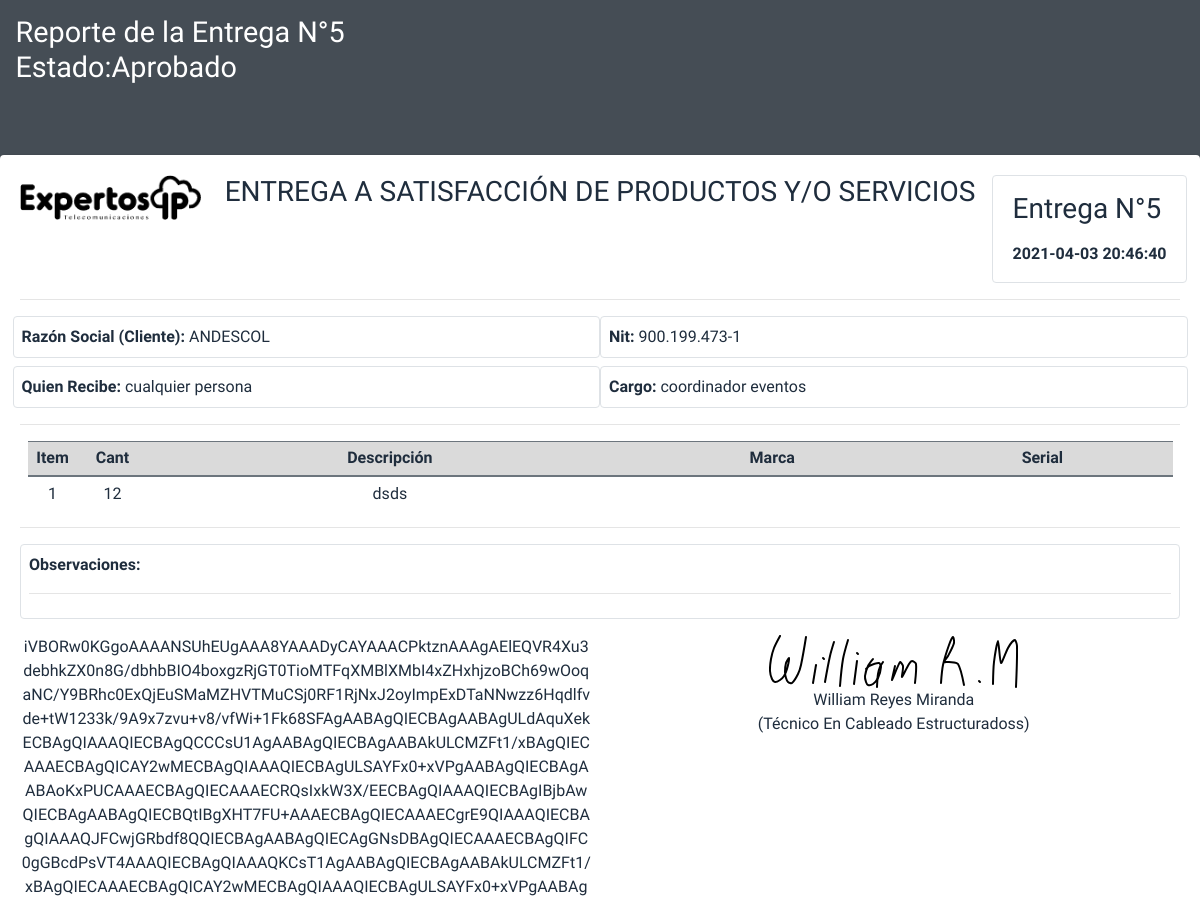
Before: /sistema/reporteEntrega.php?id=5 (signed in, upper part) with the older database file.
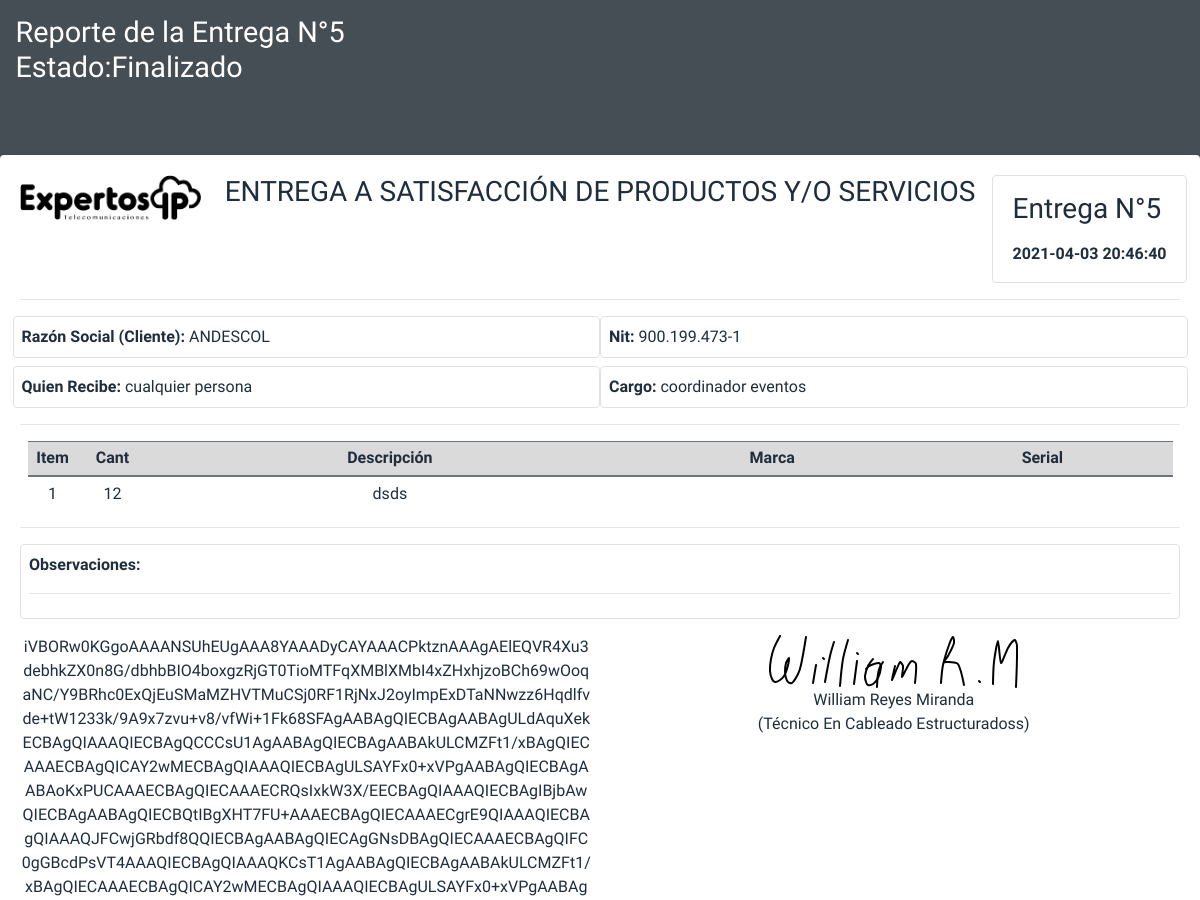
After: the same page with the newer database file.
### tables this page shows
CREATE TABLE `entregas` (
  `id_entrega` int(11) NOT NULL,
  `empresa` int(11) NOT NULL,
  `empleado` int(11) NOT NULL,
  `usuario` int(11) NOT NULL,
  `observaciones` text DEFAULT NULL,
  `estado_entrega` int(11) DEFAULT NULL,
  `fecha_ingreso` datetime NOT NULL DEFAULT current_timestamp(),
  `firma_empleado` text DEFAULT NULL
);

CREATE TABLE `estado_entrega` (
  `id_estado` int(11) NOT NULL,
  `nombre_estado` varchar(20) DEFAULT NULL
);

CREATE TABLE `empresas` (
  `id_empresa` int(11) NOT NULL,
  `nombre_empresa` varchar(200) NOT NULL,
  `nit_empresa` varchar(50) NOT NULL,
  `estado_empresa` int(11) NOT NULL DEFAULT 1
);

CREATE TABLE `empleados` (
  `id_empleado` int(11) NOT NULL,
  `empresa` int(11) NOT NULL,
  `nombre_empleado` varchar(50) NOT NULL,
  `cargo_empleado` varchar(50) DEFAULT NULL,
  `correo_empleado` varchar(100) DEFAULT NULL,
  `estado_empleado` int(11) NOT NULL DEFAULT 1
);

CREATE TABLE `entregas_productos` (
  `id_producto` int(11) NOT NULL,
  `entrega` int(11) NOT NULL,
  `cantidad` int(11) DEFAULT NULL,
  `descripcion` varchar(100) DEFAULT NULL,
  `marca` varchar(100) DEFAULT NULL,
  `serial` varchar(100) DEFAULT NULL
);

CREATE TABLE `usuario` (
  `id_usuario` int(11) NOT NULL,
  `nombre_usuario` varchar(200) NOT NULL,
  `cargo_usuario` varchar(100) DEFAULT NULL,
  `rol` int(11) NOT NULL,
  `usuario_sesion` varchar(20) NOT NULL,
  `clave` varchar(20) NOT NULL,
  `correo_usuario` varchar(50) NOT NULL,
  `firma_usuario` text DEFAULT NULL
);

### db/Conexion.php (called while the page is built, shortened)
<?php
class Conexion
{
    public $usuarioDB = "root";
    public $passwordDB = "";
    public function Conectar()
    {
        try {
            $datosDB = "mysql:host=localhost;dbname=signature;charset=utf8";
            $conexionBD = new PDO($datosDB, $this->usuarioDB, $this->passwordDB);
            return ($conexionBD);
        } catch (PDOException $error) {
            echo $error->getMessage();
        }
    }
    public function consultarDatos($consultaSQL)
    {
        $conexionBD = $this->Conectar();
        $consultarDatos = $conexionBD->prepare($consultaSQL);
        $consultarDatos->setFetchMode(PDO::FETCH_ASSOC);
        $consultarDatos->execute();
        return ($consultarDatos->fetchAll());
    }
}

### sistema/reporteEntrega.php (the view, shortened to what this page needs)
<?php
include "../db/Conexion.php";
$conexion = new Conexion();
$idEntrega = $_GET['id'];
$consultaSQL = "SELECT * FROM entregas ent
INNER JOIN empresas empr ON empr.id_empresa=ent.empresa
INNER JOIN empleados empl ON empl.id_empleado=ent.empleado
INNER JOIN usuario us ON us.id_usuario=ent.usuario
INNER JOIN estado_entrega esen ON ent.estado_entrega=esen.id_estado
 WHERE ent.id_entrega='$idEntrega'";
$entrega = $conexion->consultarDatos($consultaSQL);
?>
<!DOCTYPE html>
<html lang="es">
<head>
  <?php include "includes/scriptsUp.php" ?>
</head>
<body class="hold-transition dark-mode sidebar-mini layout-fixed layout-navbar-fixed layout-footer-fixed">
  <div class="wrapper">
    <div class="">
      <div class="content-header">
        <div class="container-fluid">
          <div class="row mb-2">
            <div class="col-sm-6">
              <h1 class="m-0">Reporte de la Entrega N°<?php echo ($idEntrega) ?></h1>
              <h1>Estado:<?php echo ($entrega[0]['nombre_estado']) ?></h1>
            </div>
            <div class="col-sm-6">
            </div>
          </div>
        </div>
      </div>
      <section class="content">
        <div class="">
          <div class="card bg-white text-dark mt-5">
            <div class="card-body">
              <div class="row">
                <div class="col-2"><img src="../img/expertosip-negro.png" style="width:100%"></div>
                <div class="col-8 font-weight-bold text-center">
                  <h3>ENTREGA A SATISFACCIÓN DE PRODUCTOS Y/O SERVICIOS</h3>
                </div>
                <div class="col-2 border rounded font-weight-bold d-flex align-items-center"><span class="mx-auto">
                    <p>
                    <h3>Entrega N°<?php echo ($idEntrega) ?></h3>
                    </p>
                    <p><?php echo ($entrega[0]['fecha_ingreso']) ?></p>
                  </span> </div>
              </div>
              <hr>
              <div class="row">
                <div class="p-2 col-6 border rounded"><span class="font-weight-bold">Razón Social (Cliente): </span> <?php echo ($entrega[0]['nombre_empresa']) ?></div>
                <div class="p-2 col-6 border rounded"><span class="font-weight-bold">Nit: </span> <?php echo ($entrega[0]['nit_empresa']) ?></div>
              </div>
              <div class="row mt-2">
                <div class="p-2 col-6 border rounded"><span class="font-weight-bold">Quien Recibe: </span> <?php echo ($entrega[0]['nombre_empleado']) ?></div>
                <div class="p-2 col-6 border rounded"><span class="font-weight-bold">Cargo: </span> <?php echo ($entrega[0]['cargo_empleado']) ?></div>
              </div>
              <hr>
              <div class="col-12 ">
                <table class="table table-sm" width="100%">
                  <thead>
                    <tr class="text-center table-active">
                      <th style="width:50px">Item</th>
                      <th style="width:70px">Cant</th>
                      <th>Descripción</th>
                      <th>Marca</th>
                      <th>Serial</th>
                    </tr>
                  </thead>
                  <tbody>
                    <?php
                    $consultaSQL = "SELECT * FROM entregas_productos WHERE entrega=$idEntrega";
                    $productos = $conexion->consultarDatos($consultaSQL);
                    $contar = 1;
                    foreach ($productos as $producto) :
                    ?>
                      <tr class="text-center">
                        <td><?php echo ($contar) ?></td>
                        <td><?php echo ($producto['cantidad']) ?></td>
                        <td><?php echo ($producto['descripcion']) ?></td>
                        <td><?php echo ($producto['marca']) ?></td>
                        <td><?php echo ($producto['serial']) ?></td>
                      </tr>
                    <?php $contar++;
                    endforeach ?>
                  </tbody>
                </table>
              </div>
              <hr>
              <div class="p-2 mt-3 col-12 border rounded">
                <span class="font-weight-bold">Observaciones:</span>
                <hr> <?php echo ($entrega[0]['observaciones']) ?>
              </div>
              <div class="row mt-3">
                <div class="col-sm-6 text-center ">
                  <div><span><?php echo ($entrega[0]['firma_empleado']) ?></span></div>
                </div>
                <div class="col-sm-6 text-center">
                  <div><span><?php echo ($entrega[0]['firma_usuario']) ?></span></div>
                  <div><?php echo ($entrega[0]['nombre_usuario']) ?><br>(<?php echo ($entrega[0]['cargo_usuario']) ?>)</div>
                </div>
              </div>
            </div>
          </div>
        </div>
      </section>
    </div>
  </div>
</body>
</html>

### sistema/includes/scriptsUp.php (shortened to what this page needs)
<link rel="stylesheet" href="../plugins/fontawesome-free/css/all.min.css">
<link rel="stylesheet" href="../plugins/overlayScrollbars/css/OverlayScrollbars.min.css">
<link rel="stylesheet" href="../dist/css/adminlte.min.css">
<link rel="stylesheet" href="../plugins/select2/css/select2.min.css">
<link rel="stylesheet" href="../plugins/select2-bootstrap4-theme/select2-bootstrap.css">
<link href="../plugins/sweetalert2/sweetalert2.css" rel="stylesheet">
<link href="css/style.css" rel="stylesheet">
<link rel="stylesheet" href="../plugins/datatables-bs4/css/dataTables.bootstrap4.min.css">
<link rel="stylesheet" href="../plugins/datatables-responsive/css/responsive.bootstrap4.min.css">
<link rel="stylesheet" href="../plugins/datatables-buttons/css/buttons.bootstrap4.min.css">
<link href="http://ajax.googleapis.com/ajax/libs/jqueryui/1.12.1/themes/south-street/jquery-ui.css" rel="stylesheet">
<link href="../assets/css/jquery.signature.css" rel="stylesheet">
<link rel="stylesheet" href="../plugins/summernote/summernote-bs4.min.css">

Changed rows visible on the page:
changed entregas "ANDESCOL": estado_entrega.nombre_estado "Aprobado" → "Finalizado"
